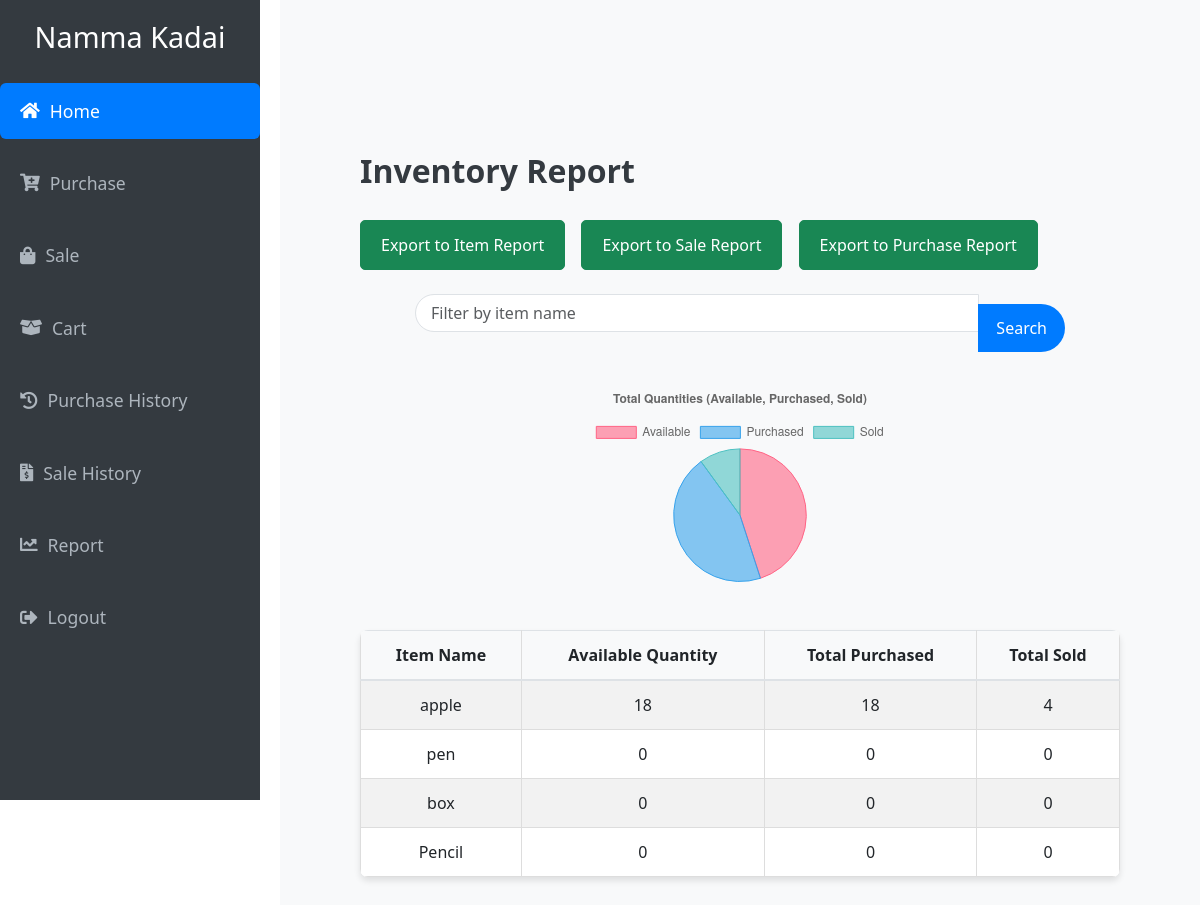
Screenshot of /inventory_report (signed in) with the database file from the repository.
### Namma_Kadai/models.py (models this page shows)
class Item(db.Model):
    id = db.Column(db.Integer, primary_key=True)
    item_name = db.Column(db.String(150), nullable=False)
    qty = db.Column(db.Integer, nullable=False, default=0)
    rate = db.Column(db.Float, nullable=False,)  # New field for the rate of the item
    company_id = db.Column(db.Integer, db.ForeignKey('company.id'), nullable=False)
    sales = db.relationship('Sales', backref='item_relation', lazy=True)

### Namma_Kadai/routes.py (the view)
@app.route('/inventory_report', methods=['GET', 'POST'])
@login_required
def inventory_report():
    filter_name = request.args.get('item_name', '')
    query = db.session.query(
        Item.item_name.label("item_name"),
        Item.qty.label("available_qty"),
        func.coalesce(func.sum(Purchase.qty), 0).label("total_purchased"),
        func.coalesce(func.sum(Sales.qty), 0).label("total_sold")
    ).outerjoin(Purchase, Purchase.item_id == Item.id) \
     .outerjoin(Sales, Sales.item_id == Item.id) \
     .group_by(Item.id)
    if filter_name:
        query = query.filter(Item.item_name.ilike(f"%{filter_name}%"))
    report_data = query.all()
    total_available = sum([item.available_qty for item in report_data])
    total_purchased = sum([item.total_purchased for item in report_data])
    total_sold = sum([item.total_sold for item in report_data])
    return render_template('inventory_report.html',
                           report_data=report_data,
                           total_available=total_available,
                           total_purchased=total_purchased,
                           total_sold=total_sold,
                           filter_name=filter_name)

### Namma_Kadai/routes.py (called while the page is built)
@login_manager.user_loader
def load_user(user_id):
    return User.query.get(int(user_id))

### Namma_Kadai/templates/inventory_report.html (shortened to what this page needs)
{% extends "base.html" %}
{% block content %}
<div class="container mt-5">
    <h2>Inventory Report</h2>
    <div class="export-buttons mb-4">
        <a href="{{ url_for('export_excel') }}" class="btn btn-success">Export to Item Report</a>
        <a href="{{ url_for('export_sales_excel') }}" class="btn btn-success">Export to Sale Report</a>
        <a href="{{ url_for('export_purchases_excel') }}" class="btn btn-success">Export to Purchase Report</a>
    </div>
    <form method="get" action="{{ url_for('inventory_report') }}" class="mb-4">
        <div class="input-group search-bar">
            <input type="text" class="form-control" name="item_name" value="{{ filter_name }}" placeholder="Filter by item name">
            <button class="btn btn-primary" type="submit">Search</button>
        </div>
    </form>
    <div class="chart-container">
        <canvas id="inventoryChart" width="200" height="200"></canvas>
    </div>
    <table class="table table-striped mt-5 inventory-table">
        <thead>
            <tr>
                <th>Item Name</th>
                <th>Available Quantity</th>
                <th>Total Purchased</th>
                <th>Total Sold</th>
            </tr>
        </thead>
        <tbody>
            {% for item in report_data %}
                <tr>
                    <td>{{ item.item_name }}</td>
                    <td>{{ item.available_qty }}</td>
                    <td>{{ item.total_purchased }}</td>
                    <td>{{ item.total_sold }}</td>
                </tr>
            {% endfor %}
        </tbody>
    </table>
</div>
<script>
    // Prepare data for the pie chart
    const totalAvailable = {{ total_available }};
    const totalPurchased = {{ total_purchased }};
    const totalSold = {{ total_sold }};
    // Render the pie chart using Chart.js
    const ctx = document.getElementById('inventoryChart').getContext('2d');
    const inventoryChart = new Chart(ctx, {
        type: 'pie',
        data: {
            labels: ['Available', 'Purchased', 'Sold'],
            datasets: [{
                label: 'Total Quantities',
                data: [totalAvailable, totalPurchased, totalSold],
                backgroundColor: [
                    'rgba(255, 99, 132, 0.6)',
                    'rgba(54, 162, 235, 0.6)',
                    'rgba(75, 192, 192, 0.6)'
                ],
                borderColor: [
                    'rgba(255, 99, 132, 1)',
                    'rgba(54, 162, 235, 1)',
                    'rgba(75, 192, 192, 1)'
                ],
                borderWidth: 1
            }]
        },
        options: {
            responsive: true,
            plugins: {
                legend: {
                    position: 'top',
                },
                title: {
                    display: true,
                    text: 'Total Quantities (Available, Purchased, Sold)'
                }
            },
            maintainAspectRatio: false // Ensures that the chart resizes properly when set to smaller size
        }
    });
</script>
{% endblock %}

### Namma_Kadai/templates/base.html (style rules this page uses)
* { box-sizing: border-box; margin: 0; padding: 0; }
body { font-family: 'Arial', sans-serif; background-color: #f8f9fa; color: #343a40; }
.content h1, .content h2, .content h3 { color: #343a40; }
body { font-family: Arial, sans-serif; background-color: #f8f9fa; color: #343a40; }
h1, h2 { color: #343a40; }
button { margin-top: 10px; }
form { margin-bottom: 30px; }
.remove-row-btn, .btn-secondary, .btn-primary { margin-top: 10px; font-size: 14px; }
.btn-primary { background-color: #007bff; color: white; border: none; }
table { width: 100%; margin-top: 20px; border-collapse: collapse; }
table th, table td { padding: 10px; text-align: left; border: 1px solid #ddd; }
table th { background-color: #f1f1f1; }

### Namma_Kadai/templates/inventory_report.html (style rules this page uses)
.container { max-width: 1200px; margin: 0 auto; padding: 20px; }
h2 { font-size: 2rem; font-weight: 600; margin-bottom: 30px; color: #333; }
.export-buttons a { margin-right: 12px; font-size: 1rem; padding: 12px 20px; border-radius: 5px; transition: background-color 0.3s ease, transform 0.3s ease; }
.search-bar { max-width: 650px; margin: 0 auto; margin-bottom: 30px; }
.search-bar .form-control { border-radius: 30px; padding: 15px; font-size: 1rem; }
.search-bar .btn { border-radius: 30px; font-size: 1rem; padding: 12px 18px; margin-left: 12px; background-color: #007bff; border: none; transition: background-color 0.3s ease; }
.chart-container { text-align: center; margin-top: 50px; max-width: 850px; margin: 0 auto; }
.inventory-table th, .inventory-table td { text-align: center; vertical-align: middle; padding: 12px; font-size: 1rem; }
.inventory-table th { background-color: #f8f9fa; font-weight: 600; }
.inventory-table tbody tr:nth-child(even) { background-color: #f9f9f9; }
.inventory-table { margin-top: 40px; box-shadow: 0 4px 6px rgba(0, 0, 0, 0.1); border-radius: 8px; overflow: hidden; background-color: white; }

### rows the page displays
Item: item_name "apple", available_qty "18", total_purchased "18", total_sold "4"
Item: item_name "pen", available_qty "0", total_purchased "0", total_sold "0"
Item: item_name "box", available_qty "0", total_purchased "0", total_sold "0"
Item: item_name "Pencil", available_qty "0", total_purchased "0", total_sold "0"

### other values shown
chart data {{ total_available }} 18
chart data {{ total_purchased }} 18
chart data {{ total_sold }} 4
